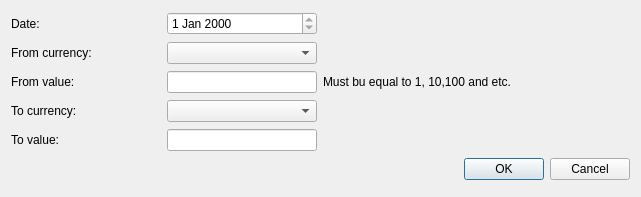
<?xml version="1.0" encoding="UTF-8"?>
<ui version="4.0">
 <class>CreateCurrencyRate</class>
 <widget class="QDialog" name="CreateCurrencyRate">
  <property name="geometry">
   <rect>
    <x>0</x>
    <y>0</y>
    <width>641</width>
    <height>197</height>
   </rect>
  </property>
  <property name="sizePolicy">
   <sizepolicy hsizetype="Fixed" vsizetype="Fixed">
    <horstretch>0</horstretch>
    <verstretch>0</verstretch>
   </sizepolicy>
  </property>
  <property name="windowTitle">
   <string>Create/Update subaccount</string>
  </property>
  <property name="locale">
   <locale language="English" country="UnitedStates"/>
  </property>
  <property name="modal">
   <bool>false</bool>
  </property>
  <layout class="QGridLayout" name="gridLayout">
   <property name="leftMargin">
    <number>11</number>
   </property>
   <property name="topMargin">
    <number>11</number>
   </property>
   <property name="rightMargin">
    <number>11</number>
   </property>
   <property name="bottomMargin">
    <number>11</number>
   </property>
   <item row="1" column="1">
    <widget class="QComboBox" name="fromCurrencyCmb">
     <property name="maximumSize">
      <size>
       <width>150</width>
       <height>16777215</height>
      </size>
     </property>
    </widget>
   </item>
   <item row="0" column="1">
    <widget class="QDateEdit" name="dateEdit">
     <property name="maximumSize">
      <size>
       <width>150</width>
       <height>16777215</height>
      </size>
     </property>
     <property name="readOnly">
      <bool>true</bool>
     </property>
    </widget>
   </item>
   <item row="1" column="0">
    <widget class="QLabel" name="currencyLb">
     <property name="minimumSize">
      <size>
       <width>150</width>
       <height>0</height>
      </size>
     </property>
     <property name="text">
      <string>From currency:</string>
     </property>
    </widget>
   </item>
   <item row="4" column="0">
    <widget class="QLabel" name="label_4">
     <property name="text">
      <string>To value:</string>
     </property>
    </widget>
   </item>
   <item row="8" column="0" colspan="4">
    <layout class="QHBoxLayout" name="horizontalLayout">
     <item>
      <spacer name="horizontalSpacer">
       <property name="orientation">
        <enum>Qt::Horizontal</enum>
       </property>
       <property name="sizeHint" stdset="0">
        <size>
         <width>40</width>
         <height>20</height>
        </size>
       </property>
      </spacer>
     </item>
     <item>
      <widget class="QPushButton" name="okBtn">
       <property name="text">
        <string>OK</string>
       </property>
      </widget>
     </item>
     <item>
      <widget class="QPushButton" name="cancelBtn">
       <property name="text">
        <string>Cancel</string>
       </property>
      </widget>
     </item>
    </layout>
   </item>
   <item row="2" column="1">
    <widget class="QLineEdit" name="fromValueEdit">
     <property name="minimumSize">
      <size>
       <width>150</width>
       <height>0</height>
      </size>
     </property>
     <property name="maximumSize">
      <size>
       <width>150</width>
       <height>16777215</height>
      </size>
     </property>
     <property name="toolTip">
      <string>&lt;html&gt;&lt;head/&gt;&lt;body&gt;&lt;p&gt;For example: John&lt;/p&gt;&lt;/body&gt;&lt;/html&gt;</string>
     </property>
     <property name="readOnly">
      <bool>false</bool>
     </property>
    </widget>
   </item>
   <item row="2" column="0">
    <widget class="QLabel" name="lb">
     <property name="minimumSize">
      <size>
       <width>120</width>
       <height>0</height>
      </size>
     </property>
     <property name="text">
      <string>From value:</string>
     </property>
    </widget>
   </item>
   <item row="2" column="3">
    <spacer name="horizontalSpacer_2">
     <property name="orientation">
      <enum>Qt::Horizontal</enum>
     </property>
     <property name="sizeHint" stdset="0">
      <size>
       <width>40</width>
       <height>20</height>
      </size>
     </property>
    </spacer>
   </item>
   <item row="2" column="2">
    <widget class="QLabel" name="label">
     <property name="text">
      <string>Must bu equal to 1, 10,100 and etc.</string>
     </property>
    </widget>
   </item>
   <item row="0" column="0">
    <widget class="QLabel" name="oDateLb">
     <property name="text">
      <string>Date:</string>
     </property>
    </widget>
   </item>
   <item row="3" column="0">
    <widget class="QLabel" name="label_3">
     <property name="text">
      <string>To currency:</string>
     </property>
    </widget>
   </item>
   <item row="3" column="1">
    <widget class="QComboBox" name="toCurrencyCmb"/>
   </item>
   <item row="4" column="1">
    <widget class="QLineEdit" name="toValueEdit"/>
   </item>
  </layout>
 </widget>
 <tabstops>
  <tabstop>fromValueEdit</tabstop>
  <tabstop>okBtn</tabstop>
  <tabstop>cancelBtn</tabstop>
 </tabstops>
 <resources/>
 <connections/>
</ui>
